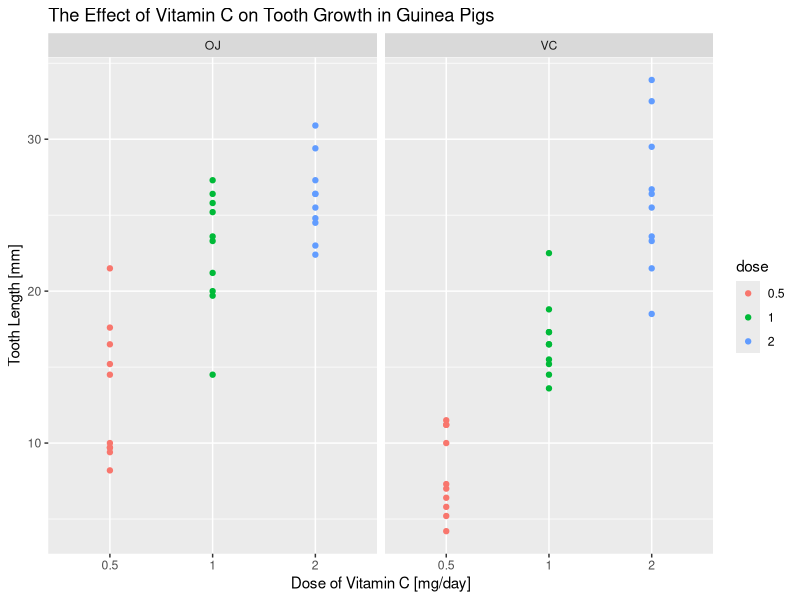
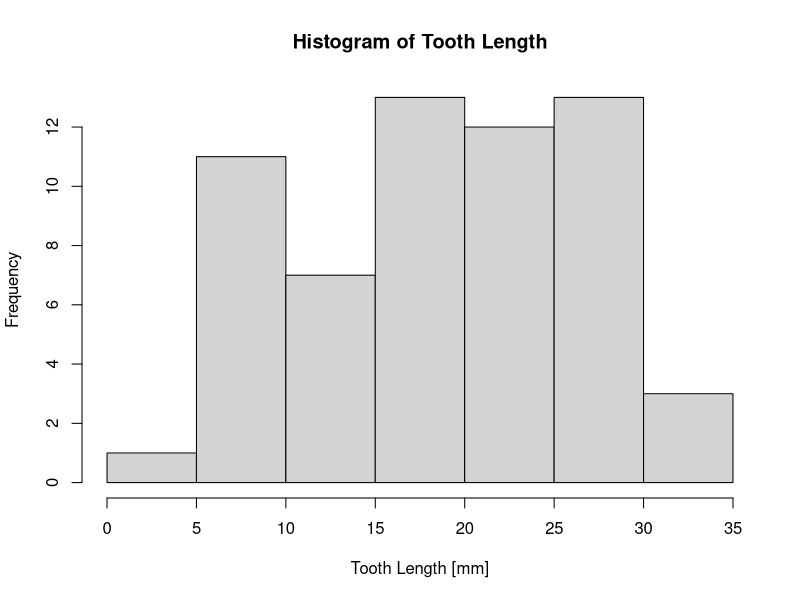
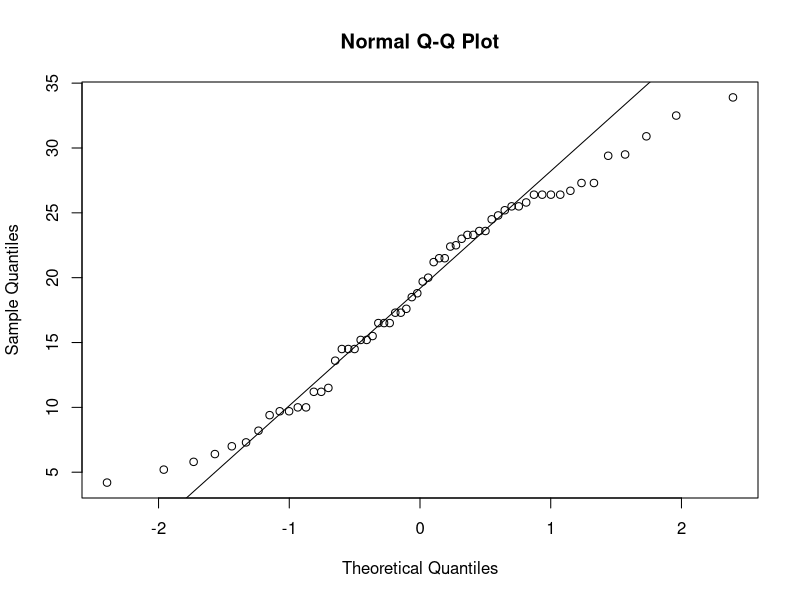

Source code (R) for these figures, in order:
## ---- chunk 1

knitr::opts_chunk$set(echo = TRUE)

## ---- chunk 2

# Load required packages
library(dplyr)
library(ggplot2)


# Load the ToothGrowth data and perform some basic exploratory data analysis
tooth.data <- as_tibble(ToothGrowth)  # Load data as a tibble
str(tooth.data)  # Display structure
head(tooth.data)  # View first 6 rows

## ---- chunk 3

# Prepare data for plot
tooth.data <- mutate(tooth.data, dose = as.factor(dose))  # Make "dose" a factor

# Plot the data
print(qplot(x = dose, y = len, data = tooth.data, facets = ~ supp, color = dose,
            main = "The Effect of Vitamin C on Tooth Growth in Guinea Pigs",
            xlab = "Dose of Vitamin C [mg/day]", ylab = "Tooth Length [mm]"))

## ---- chunk 4

summary(tooth.data)

## ---- chunk 5

# Make a histogram
hist(tooth.data$len, main = "Histogram of Tooth Length",
     xlab = "Tooth Length [mm]")

## ---- chunk 6

# Check a Q-Q Plot also
qqnorm(tooth.data$len)  # Plot data
qqline(tooth.data$len)  # Add the normal line

## ---- chunk 7

# The t.test function will be used to evaluate the hypotheses
t.test(x = filter(tooth.data, supp == "VC")$len,
       y = filter(tooth.data, supp == "OJ")$len)

## ---- chunk 8

# The t.test function will be used to evaluate the hypotheses
t.test(x = filter(tooth.data, dose == "0.5")$len,
       y = filter(tooth.data, dose == "1")$len)

## ---- chunk 9

# The t.test function will be used to evaluate the hypotheses
t.test(x = filter(tooth.data, dose == "1")$len,
       y = filter(tooth.data, dose == "2")$len)

